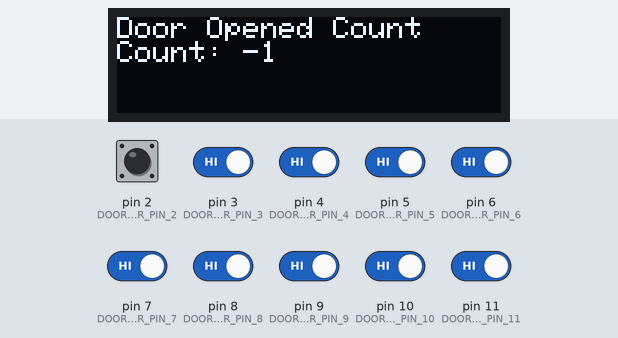
A sketch run on a simulated Arduino Uno, built with avr-gcc and run on an emulated ATmega328P. On the bench: 128×32 one-colour display. The test bench sets the inputs (shaded band); at power-on: pin 2 (DOOR_SENSOR_PIN_2), pin 3 (DOOR_SENSOR_PIN_3), pin 4 (DOOR_SENSOR_PIN_4), pin 5 (DOOR_SENSOR_PIN_5), pin 6 (DOOR_SENSOR_PIN_6), pin 7 (DOOR_SENSOR_PIN_7), pin 8 (DOOR_SENSOR_PIN_8), pin 9 (DOOR_SENSOR_PIN_9), pin 10 (DOOR_SENSOR_PIN_10), pin 11 (DOOR_SENSOR_PIN_11) HIGH. The display library's start-up logo is not drawn; EEPROM starts erased; what the sketch prints to the serial monitor is not drawn.

Above: at 6.7 s.
6.8 s: pin 2 (DOOR_SENSOR_PIN_2) pulsed LOW 5 times (0.12 s each, 0.3 s apart)
At 7.11 s:
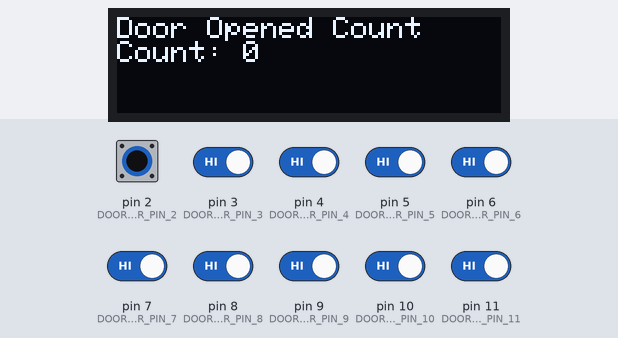
At 8.9 s:
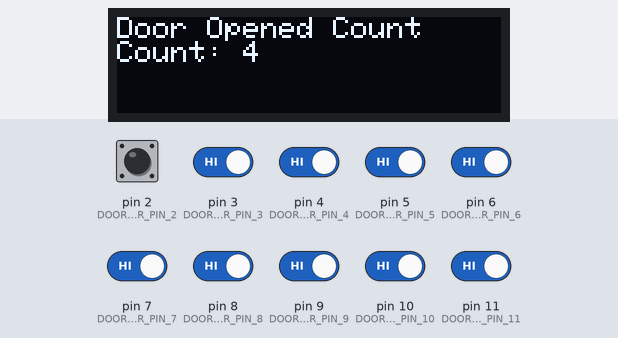
Timing chart, 0 to 10.4 s (numbered marks = the images above; inputs shaded):
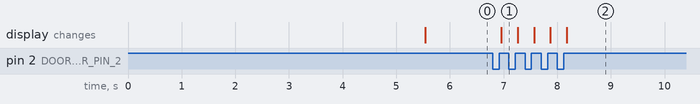

Measured:
- after the input at 6.8 s, the display: changes after 0.16 s (image 1)

The sketch:

door_sensor.ino
```cpp
#include <EEPROM.h> // bringing in eeprom library
#include <Wire.h>
#include <Adafruit_GFX.h>
#include <Adafruit_SSD1306.h>

#define SCREEN_WIDTH 128 // OLED display width, in pixels
#define SCREEN_HEIGHT 32 // OLED display height, in pixels

// Declaration for an SSD1306 display connected to I2C (SDA, SCL pins)
// The pins for I2C are defined by the Wire-library.
// On an arduino UNO:       A4(SDA), A5(SCL)
// On an arduino MEGA 2560: 20(SDA), 21(SCL)
// On an arduino LEONARDO:   2(SDA),  3(SCL), ...
#define OLED_RESET     4 // Reset pin # (or -1 if sharing Arduino reset pin)
#define SCREEN_ADDRESS 0x3C ///< See datasheet for Address; 0x3D for 128x64, 0x3C for 128x32

Adafruit_SSD1306 display(SCREEN_WIDTH, SCREEN_HEIGHT, &Wire, OLED_RESET);

const int DOOR_SENSOR_PIN_2 = 2;
const int DOOR_SENSOR_PIN_3 = 3;
const int DOOR_SENSOR_PIN_4 = 4;
const int DOOR_SENSOR_PIN_5 = 5;
const int DOOR_SENSOR_PIN_6 = 6;
const int DOOR_SENSOR_PIN_7 = 7;
const int DOOR_SENSOR_PIN_8 = 8;
const int DOOR_SENSOR_PIN_9 = 9;
const int DOOR_SENSOR_PIN_10 = 10;
const int DOOR_SENSOR_PIN_11 = 11;
const int INT_BYTE_SIZE = 4;

int counter = 0;
int doorState2 = LOW;
int doorState3 = LOW;
int doorState4 = LOW;
int doorState5 = LOW;
int doorState6 = LOW;
int doorState7 = LOW;
int doorState8 = LOW;
int doorState9 = LOW;
int doorState10 = LOW;
int doorState11 = LOW;
int prevDoorState2 = LOW;
int prevDoorState3 = LOW;
int prevDoorState4 = LOW;
int prevDoorState5 = LOW;
int prevDoorState6 = LOW;
int prevDoorState7 = LOW;
int prevDoorState8 = LOW;
int prevDoorState9 = LOW;
int prevDoorState10 = LOW;
int prevDoorState11 = LOW;

const int ADDRESS_EEPROM = 0;
int eeprom_value;

void setup() {
  // SSD1306_SWITCHCAPVCC = generate display voltage from 3.3V internally
  if (!display.begin(SSD1306_SWITCHCAPVCC, SCREEN_ADDRESS)) {
    Serial.println(F("SSD1306 allocation failed"));
    exit(0);
  }
  display.display();
  delay(2000);

  Serial.begin(9600);
  pinMode(DOOR_SENSOR_PIN_2, INPUT_PULLUP);
  pinMode(DOOR_SENSOR_PIN_3, INPUT_PULLUP);
  pinMode(DOOR_SENSOR_PIN_4, INPUT_PULLUP);
  pinMode(DOOR_SENSOR_PIN_5, INPUT_PULLUP);
  pinMode(DOOR_SENSOR_PIN_6, INPUT_PULLUP);
  pinMode(DOOR_SENSOR_PIN_7, INPUT_PULLUP);
  pinMode(DOOR_SENSOR_PIN_8, INPUT_PULLUP);
  pinMode(DOOR_SENSOR_PIN_9, INPUT_PULLUP);
  pinMode(DOOR_SENSOR_PIN_10, INPUT_PULLUP);
  pinMode(DOOR_SENSOR_PIN_11, INPUT_PULLUP);
  doorState2 = digitalRead(DOOR_SENSOR_PIN_2);
  doorState3 = digitalRead(DOOR_SENSOR_PIN_3);
  doorState4 = digitalRead(DOOR_SENSOR_PIN_4);
  doorState5 = digitalRead(DOOR_SENSOR_PIN_5);
  doorState6 = digitalRead(DOOR_SENSOR_PIN_6);
  doorState7 = digitalRead(DOOR_SENSOR_PIN_7);
  doorState8 = digitalRead(DOOR_SENSOR_PIN_8);
  doorState9 = digitalRead(DOOR_SENSOR_PIN_9);
  doorState10 = digitalRead(DOOR_SENSOR_PIN_10);
  doorState11 = digitalRead(DOOR_SENSOR_PIN_11);

//  counter = EEPROM.read(ADDRESS_EEPROM);
//  EEPROM.write(ADDRESS_EEPROM, 0);
  counter = readIntFromEEPROM(ADDRESS_EEPROM);
  clearEEPROM(); //if user clicks reset button twice, then the counter will reset to 0
}

void loop() {
  doorOpened(prevDoorState2, doorState2, DOOR_SENSOR_PIN_2, 2);
  doorOpened(prevDoorState3, doorState3, DOOR_SENSOR_PIN_3, 3);
  doorOpened(prevDoorState4, doorState4, DOOR_SENSOR_PIN_4, 4);
  doorOpened(prevDoorState5, doorState5, DOOR_SENSOR_PIN_5, 5);
  doorOpened(prevDoorState6, doorState6, DOOR_SENSOR_PIN_6, 6);
  doorOpened(prevDoorState7, doorState7, DOOR_SENSOR_PIN_7, 7);
  doorOpened(prevDoorState8, doorState8, DOOR_SENSOR_PIN_8, 8);
  doorOpened(prevDoorState9, doorState9, DOOR_SENSOR_PIN_9, 9);
  doorOpened(prevDoorState10, doorState10, DOOR_SENSOR_PIN_10, 10);
  doorOpened(prevDoorState11, doorState11, DOOR_SENSOR_PIN_11, 11);

  display.clearDisplay();               // Clear buffer
  //  delay(2000);                          // Delay by ms where 1000 ms = 1 second
  delay(1);
  display.setTextSize(1);               // Normal 1:1 pixel scale
  display.setTextColor(SSD1306_WHITE);  // Draw white text
  display.setCursor(0, 0);              // Start at top-left corner
  display.cp437(true);                  // Use full 256 char 'Code Page 437' font
  display.println(F("Door Opened Count"));    // Text to be shown and added to display buffer
  display.println("Count: " + String(counter));
  display.display();
  delay(1);
}

/**
 * Checks current door state and previous door state to see if it's opened or closed
 */
void doorOpened(int &prevDoorState, int &currentDoorState, int doorSensorPin, int pin) {
  prevDoorState = currentDoorState;
  currentDoorState = digitalRead(doorSensorPin);
  if (prevDoorState == LOW && currentDoorState == HIGH) {
    Serial.println("Door is opened with pin: " + String(pin));
    counter++;
//    EEPROM.write(ADDRESS_EEPROM, counter);
    writeIntToEEPROM(ADDRESS_EEPROM, counter);
    eeprom_value = readIntFromEEPROM(ADDRESS_EEPROM);
    Serial.println(String(ADDRESS_EEPROM) + "\t" + String(eeprom_value));
  }
}

/**
 * Int is 4 bytes, each byte is 8 bits
 * Writes the integer and segments it into 4 byte addresses
 *
 */
void writeIntToEEPROM(int address, int num){
  EEPROM.write(address,     ((num >> 24) & 0xFF));
  EEPROM.write(address + 1, ((num >> 16) & 0xFF));
  EEPROM.write(address + 2, ((num >> 8) & 0xFF));
  EEPROM.write(address + 3, (num & 0xFF));
}
/**
 * Converts the byte addresses in memory to integer
 */
int readIntFromEEPROM(int address) {
  int value = 0;
  for(int i = 0; i < INT_BYTE_SIZE; i++ ) {
    value <<= 8;
    value += EEPROM.read(address + i);
  }
  return value;
}
/**
 * Clears the eeprom memory
 */
void clearEEPROM() {
  for(int i = 0; i < EEPROM.length(); i++) {
    EEPROM.write(ADDRESS_EEPROM + i, 0);
  }
}
```
